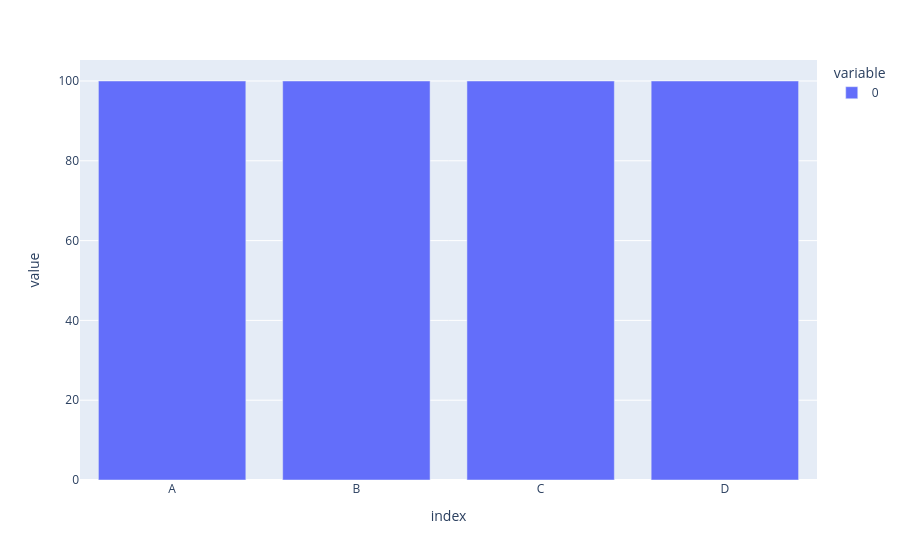

Notebook code for this chart:
### Code cell
df.count().plot(kind = 'bar')

### Figure 1 — Plotly figure (JSON) as saved in the notebook; plotly's stock layout.template omitted (floating-point values rounded to 4 significant figures)
{"data": [{"hovertemplate": "variable=0<br>index=%{x}<br>value=%{y}<extra></extra>", "legendgroup": "0", "marker": {"color": "#636efa", "pattern": {"shape": ""}}, "name": "0", "orientation": "v", "showlegend": true, "textposition": "auto", "type": "bar", "x": ["A", "B", "C", "D"], "xaxis": "x", "y": [100, 100, 100, 100], "yaxis": "y"}], "layout": {"barmode": "relative", "legend": {"title": {"text": "variable"}, "tracegroupgap": 0}, "margin": {"t": 60}, "xaxis": {"anchor": "y", "domain": [0, 1], "title": {"text": "index"}}, "yaxis": {"anchor": "x", "domain": [0, 1], "title": {"text": "value"}}}}
